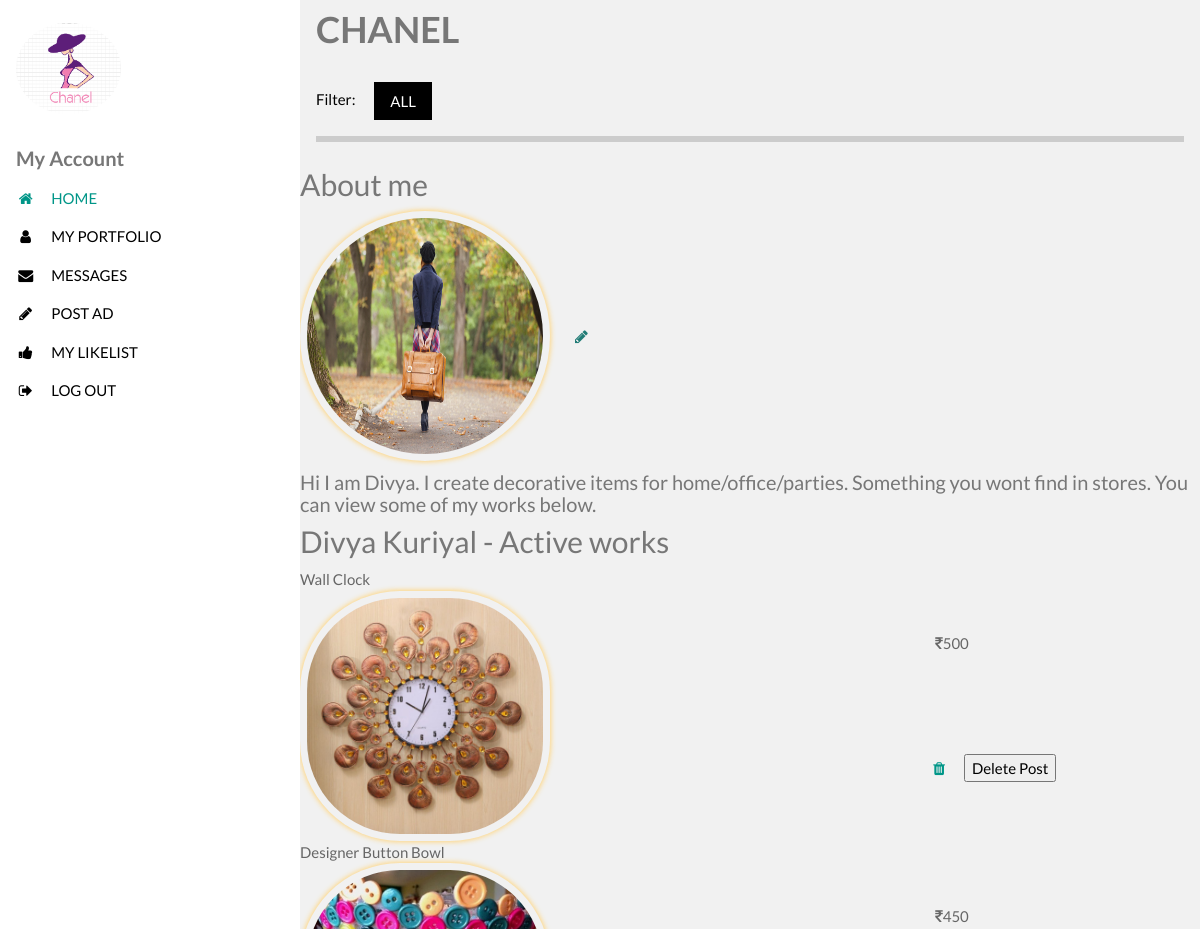
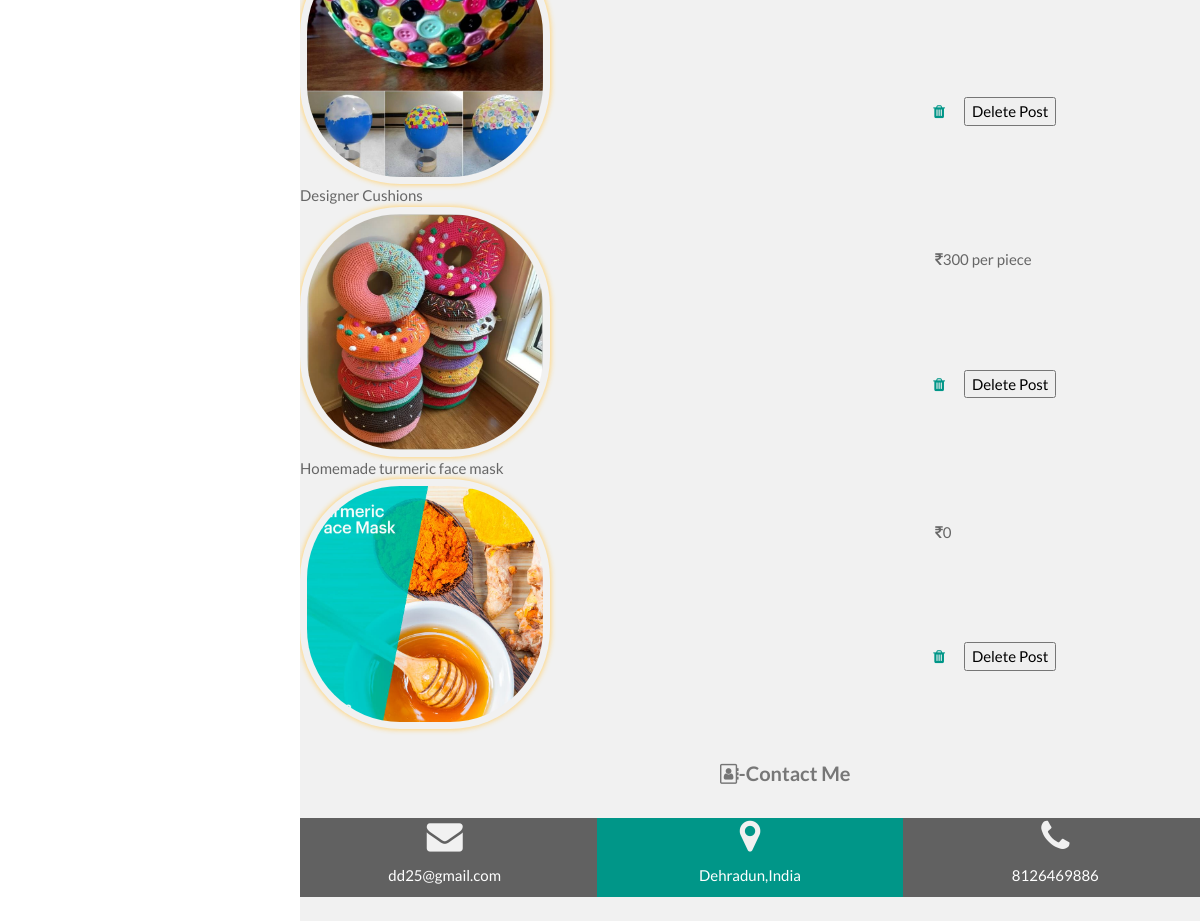
Page /myAds.php (signed in) on the committed database (2 pictures, top to bottom).
### tables this page shows
CREATE TABLE `about` (
  `id` int(10) unsigned NOT NULL AUTO_INCREMENT,
  `user_id` int(10) unsigned NOT NULL,
  `status` mediumtext,
  `pro_pic` varchar(30) DEFAULT NULL,
  PRIMARY KEY (`id`)
);

CREATE TABLE `personal_det` (
  `user_id` int(10) unsigned NOT NULL AUTO_INCREMENT,
  `user_Name` varchar(45) NOT NULL,
  `Sex` enum('F','M','O') NOT NULL,
  `emaiLId` varchar(50) NOT NULL,
  `pass` varchar(45) NOT NULL,
  `contactNo` varchar(45) DEFAULT NULL,
  `loc` varchar(50) DEFAULT NULL,
  `registration_date` datetime NOT NULL,
  PRIMARY KEY (`user_id`)
);

CREATE TABLE `post` (
  `post_id` int(10) unsigned NOT NULL AUTO_INCREMENT,
  `user_id` int(10) NOT NULL,
  `title` varchar(100) NOT NULL,
  `type_id` int(1) DEFAULT NULL,
  `post_img` varchar(60) NOT NULL,
  `category_id` int(2) DEFAULT NULL,
  `price` varchar(20) DEFAULT NULL,
  `post_des` longtext,
  `post_date` datetime NOT NULL,
  `likes` int(10) unsigned DEFAULT NULL,
  PRIMARY KEY (`post_id`)
);

### includes/user_session.php (called while the page is built, shortened)
<?php
$loged_user=$_SESSION['users'];
$con1=mysqli_connect(DB_HOST,DB_USER,DB_PASSWORD,DB_NAME) or die("Failed to connect to database: " . mysqli_error($con1));
$quex="SELECT * from personal_det where user_Name='$loged_user' ";
$rowb=mysqli_query($con1,$quex) or die(mysqli_error($con1));
$id = mysqli_fetch_array($rowb);
$userid=$id[user_id];
?>

### myAds.php (the view, shortened to what this page needs)
<?php
require_once("includes/user_session.php");
$con=mysqli_connect(DB_HOST,DB_USER,DB_PASSWORD,DB_NAME) or die("Failed to connect to database: " . mysqli_error($con));
if (isset($_POST['port']))
{
    $id=$_POST['port'];
    $query = mysqli_query($con,"SELECT * FROM personal_det WHERE user_id = '$id'") or die(mysqli_error($con));
    $ret=mysqli_fetch_array($query);
}
else{
$query = mysqli_query($con,"SELECT * FROM personal_det WHERE user_id = '$userid'") or die(mysqli_error($con));
$ret=mysqli_fetch_array($query);
 $id=$userid;
}
 $query2 = mysqli_query($con,"SELECT * FROM post WHERE user_id = '$id'") or die(mysqli_error($con));
 $query3 = mysqli_query($con,"SELECT * FROM about WHERE user_id = '$id'") or die(mysqli_error($con));
 $rab=mysqli_fetch_array($query3)?>
 <!DOCTYPE html>
<html>
<link rel="stylesheet" href="https://cdnjs.cloudflare.com/ajax/libs/font-awesome/4.7.0/css/font-awesome.min.css">
<link rel="stylesheet" href="includes/w3-style.css">
<link rel="stylesheet" href="https://maxcdn.bootstrapcdn.com/bootstrap/3.3.7/css/bootstrap.min.css">
   <body>
       <div class="w3-main" style="margin-left:300px; font-family:'Lato',sans-serif">
           <h2>About me</h2>
           <img src="<?php echo ucwords($rab['pro_pic']);?>"
     alt="pic" style="border-radius:50%; height:250px; width:250px; padding:7px; -webkit-box-shadow:  0px 0px 5px 1px #FFD57D;
        box-shadow:  0px 0px 5px 1px #FFD57D; "/>
           <?php if (!isset($_POST['port'])){ ?>
           <button title="detail" data-toggle="modal" data-target="#myModal" style="background-color:transparent;border:none;color:#217c76"><i class="fa fa-pencil w3-button"></i></button>
           <?php } ?>
           <h4><?php echo $rab['status']; ?></h4>
           <h2><?php echo $ret['user_Name']; ?>  - Active works </h2>
<div id="body">
    <?php
$total_recs=mysqli_num_rows($query2);
	if($total_recs == 0)
	 {
		echo "Sorry you don't have any current posted adds";
		exit;
	 }
else {
 while($rec=mysqli_fetch_array($query2)){
 ?>
  <table width="100%" cellspacing="4" cellpadding="4" id="table">
  <tr >
    <td colspan="2" class="adtitle"><span style="color:#666;"><?php echo $rec['title']; ?></span></td>
  </tr>
  <tr>
    <td rowspan="3" id="adpic"><img src="<?php echo ucwords($rec['post_img']);?>"
     alt="pic" style="border-radius:40%; height:250px; width:250px; padding:7px; -webkit-box-shadow:  0px 0px 5px 1px #FFD57D;
        box-shadow:  0px 0px 5px 1px #FFD57D; "/></td>
    <td class="adbg" ><span style="color:#666;margin-left:300px"><i class="fa fa-inr"></i><?php echo $rec['price']; ?></span></td>
    </tr>
    <?php if (!isset($_POST['port'])){ ?>
  <tr>
      <td>
          <form id="delete" method="post" action="delpost.php">
        <i class="w3-padding w3-text-teal fa fa-trash" style="margin-left:282px"></i> <input type="submit" name="delete" value="Delete Post"/>
          </form>
    </td>
  </tr>
  <?php }?>
</table>
 <?php }
   } ?>
     <h4 id="contact" style="margin-left:420px"><i class="fa fa-address-book-o  w3-text-grey"></i><b>-Contact Me</b></h4>
    <div class="w3-row-padding w3-center w3-padding-24" style="margin:0 -16px">
      <div class="w3-third w3-dark-grey">
        <p><i class="fa fa-envelope w3-xxlarge w3-text-light-grey"></i></p>
        <p><?php echo $ret['emaiLId']; ?></p>
      </div>
      <div class="w3-third w3-teal">
        <p><i class="fa fa-map-marker w3-xxlarge w3-text-light-grey"></i></p>
        <p><?php echo $ret['loc']; ?></p>
      </div>
      <div class="w3-third w3-dark-grey">
        <p><i class="fa fa-phone w3-xxlarge w3-text-light-grey"></i></p>
        <p><?php echo $ret['contactNo']; ?></p>
      </div>
    </div>
    </div>
       </div>
</body>
</html>

### includes/w3-style.css (style rules this page uses)
html { box-sizing:border-box }
*,*:before,*:after { box-sizing:inherit }
html { -ms-text-size-adjust:100%;-webkit-text-size-adjust:100% }
body { margin:0 }
article,aside,details,figcaption,figure,footer,header,main,menu,nav,section,summary { display:block }
a { background-color:transparent;-webkit-text-decoration-skip:objects }
img { border-style:none }
button,input,select,textarea { font:inherit;margin:0 }
button,input { overflow:visible }
button,select { text-transform:none }
button,html [type=button],[type=reset],[type=submit] { -webkit-appearance:button }
html,body { font-family:Verdana,sans-serif;font-size:15px;line-height:1.5 }
html { overflow-x:hidden }
h1 { font-size:36px }
h2 { font-size:30px }
h4 { font-size:20px }
h1,h2,h3,h4,h5,h6 { font-family:"Segoe UI",Arial,sans-serif;font-weight:400;margin:10px 0 }
img { vertical-align:middle }
a { color:inherit }
.w3-btn,.w3-button { border:none;display:inline-block;padding:8px 16px;vertical-align:middle;overflow:hidden;text-decoration:none;color:inherit;background-color:inherit;text-align:center;cursor:pointer;white-space:nowrap }
.w3-btn,.w3-button { -webkit-touch-callout:none;-webkit-user-select:none;-khtml-user-select:none;-moz-user-select:none;-ms-user-select:none;user-select:none }
.w3-sidebar { height:100%;width:200px;background-color:#fff;position:fixed!important;z-index:1;overflow:auto }
.w3-main,#main { transition:margin-left .4s }
.w3-bar-block .w3-bar-item { width:100%;display:block;padding:8px 16px;text-align:left;border:none;white-space:normal;float:none;outline:0 }
.w3-container:after,.w3-container:before,.w3-panel:after,.w3-panel:before,.w3-row:after,.w3-row:before,.w3-row-padding:after,.w3-row-padding:before, .w3-cell-row:before,.w3-cell-row:after,.w3-clear:after,.w3-clear:before,.w3-bar:before,.w3-bar:after { content:"";display:table;clear:both }
.w3-col,.w3-half,.w3-third,.w3-twothird,.w3-threequarter,.w3-quarter { float:left;width:100% }
@media (min-width:601px) { .w3-col.m4,.w3-third { width:33.33333% } }
.w3-content { max-width:980px;margin:auto }
@media (min-width:993px) { .w3-sidebar.w3-collapse { display:block!important } }
.w3-round,.w3-round-medium { border-radius:4px }
.w3-row-padding,.w3-row-padding>.w3-half,.w3-row-padding>.w3-third,.w3-row-padding>.w3-twothird,.w3-row-padding>.w3-threequarter,.w3-row-padding>.w3-quarter,.w3-row-padding>.w3-col { padding:0 8px }
.w3-container,.w3-panel { padding:0.01em 16px }
.w3-animate-left { position:relative;animation:animateleft 0.4s }
.w3-xxlarge { font-size:36px!important }
.w3-center { text-align:center!important }
.w3-bottombar { border-bottom:6px solid #ccc!important }
.w3-section,.w3-code { margin-top:16px!important;margin-bottom:16px!important }
.w3-margin-right { margin-right:16px!important }
.w3-padding { padding:8px 16px!important }
.w3-padding-16 { padding-top:16px!important;padding-bottom:16px!important }
.w3-padding-24 { padding-top:24px!important;padding-bottom:24px!important }
.w3-teal,.w3-hover-teal:hover { color:#fff!important;background-color:#009688!important }
.w3-white,.w3-hover-white:hover { color:#000!important;background-color:#fff!important }
.w3-black,.w3-hover-black:hover { color:#fff!important;background-color:#000!important }
.w3-light-grey,.w3-hover-light-grey:hover,.w3-light-gray,.w3-hover-light-gray:hover { color:#000!important;background-color:#f1f1f1!important }
.w3-dark-grey,.w3-hover-dark-grey:hover,.w3-dark-gray,.w3-hover-dark-gray:hover { color:#fff!important;background-color:#616161!important }
.w3-text-teal,.w3-hover-text-teal:hover { color:#009688!important }
.w3-text-grey,.w3-hover-text-grey:hover,.w3-text-gray,.w3-hover-text-gray:hover { color:#757575!important }
.w3-text-light-grey,.w3-hover-text-light-grey:hover,.w3-text-light-gray,.w3-hover-text-light-gray:hover { color:#f1f1f1!important }

### rows in the picture
about: pro_pic (picture), status "Hi I am Divya. I create decorative items for home/office/parties. Something you wont find in stores. You can view some of my works below."
personal_det: user_Name "Divya Kuriyal", emaiLId "dd25@gmail.com", loc "Dehradun,India", contactNo "8126469886"
post: title "Wall Clock", post_img (picture), price "500"
post: title "Designer Button Bowl", post_img (picture), price "450"
post: title "Designer Cushions", post_img (picture), price "300 per piece"
post: title "Homemade turmeric face mask", post_img (picture), price "0"
